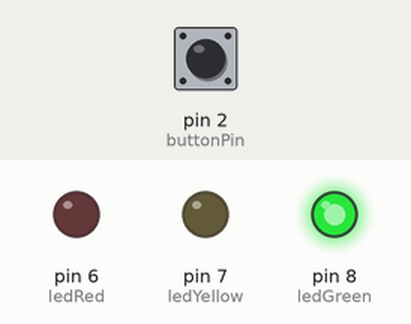
Simulated run of this sketch. Board: Arduino Uno, built with avr-gcc and run on an emulated ATmega328P. Parts: output pins drawn as LEDs (lit = HIGH). Dashed ring = blinking. Inputs (shaded band) come from the test bench; at power-on: pin 2 (buttonPin) HIGH. What the sketch prints to the serial monitor is not drawn.

Above: at 1.2 s.
1.3 s: pin 2 (buttonPin) pulled LOW for 0.15 s
At 2.1 s:
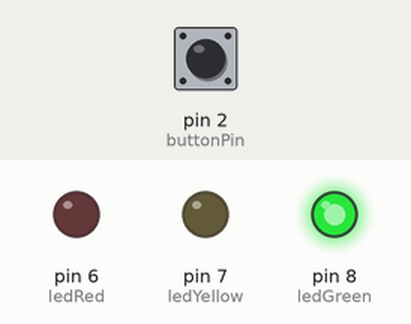
2.9 s: pin 2 (buttonPin) pulled LOW for 3.2 s
At 7.2 s:
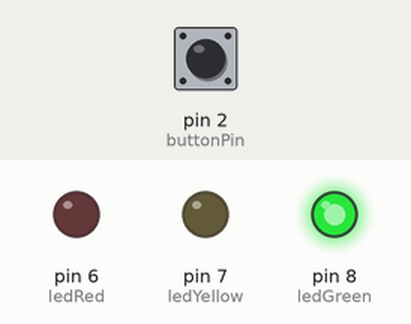
7.6 s: pin 2 (buttonPin) pulsed LOW 5 times (0.12 s each, 0.3 s apart)
At 8.0 s:
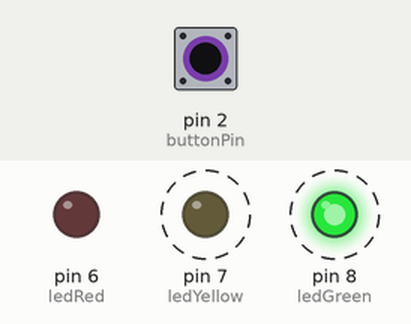
Timing chart, 0 to 10.6 s (numbered marks = the images above; inputs shaded):
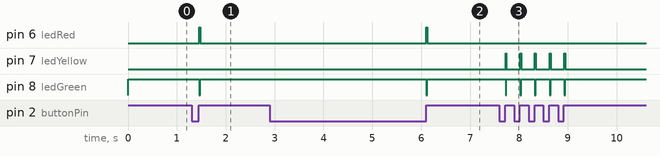

Measured:
- after the input at 1.3 s, pin 6 (ledRed): LOW → HIGH after 0.16 s, → LOW 0.02 s later; pin 8 (ledGreen): HIGH → LOW after 0.16 s, → HIGH 0.02 s later
- after the input at 2.9 s, pin 6 (ledRed): LOW → HIGH after 3.2 s, → LOW 0.02 s later; pin 8 (ledGreen): HIGH → LOW after 3.2 s, → HIGH 0.02 s later
- after the input at 7.6 s, pin 7 (ledYellow): alternates HIGH for 0.02 s and LOW for 0.28 s, 10 changes in all, then stays LOW, starting after 0.13 s; pin 8 (ledGreen): alternates HIGH for 0.28 s and LOW for 0.02 s, 10 changes in all, then stays HIGH, starting after 0.13 s

The sketch:

Arduino_morse.ino
```cpp
const int ledGreen = 8;           // Indicates break
const int ledYellow = 7;           // Indicates dot
const int ledRed = 6;             // Indicates dash
const int buttonPin = 2;          // button

// Variables will change:
int buttonState;             // the current reading from the input pin
int lastButtonState = HIGH;   // the previous reading from the input pin

int startSym = 0;
int endSym = 0;
int pauseTime = 0;
int message = 0;
int pressedTime = 0;

int T = 150;

//-----------------SETUP---------------------------------------

void setup(){
  pinMode( ledGreen, OUTPUT );    // Pin 8 is an output
  pinMode( ledYellow, OUTPUT );    // Pin 7 is an output
  pinMode( ledRed, OUTPUT );    // Pin 6 is an output
  pinMode( buttonPin, INPUT);   // Takes in values from button
  Serial.begin(9600);            // Important for port output

  endSym = millis();

  digitalWrite(ledGreen, HIGH); // set initial LED state
  digitalWrite(ledYellow, LOW); // set initial LED state
  digitalWrite(ledRed, LOW); // set initial LED state
}


//--------------------- morse--------------------------

void morse(){
  if (buttonState == LOW){

    startSym = millis();
    pauseTime = startSym - endSym;


    //digitalWrite(ledGreen, HIGH);
    //digitalWrite(ledYellow, LOW);
    //digitalWrite(ledRed, LOW);

    //Short pause
    //if (pauseTime <= T) {
    //  message = 3;
    //}
    //Medium pause
      if (pauseTime > 2*T && pauseTime <= 3*T) {
      message = 3;
      }
    //Long pause
    if (pauseTime > 3*T) {
      message = 4;
    }

  }

  else{
    digitalWrite(ledGreen, LOW);

    endSym = millis();
    pressedTime = endSym - startSym;

    //Short press - dot
    if(pressedTime<=T){
      digitalWrite(ledGreen, LOW);
      digitalWrite(ledYellow, HIGH);
      digitalWrite(ledRed, LOW);

      message = 1;
    };

    //Long press - dash
    if(pressedTime>T){
      digitalWrite(ledGreen, LOW);
      digitalWrite(ledYellow, LOW);
      digitalWrite(ledRed, HIGH);

      message = 2;
    }

    delay(20);

    digitalWrite(ledGreen, HIGH);
    digitalWrite(ledYellow, LOW);
    digitalWrite(ledRed, LOW);

  }

  Serial.print(message);
}

//--------- Loop-----------------------------------------------
void loop(){
 buttonState = digitalRead(buttonPin);

  if (buttonState != lastButtonState) {
    morse();
  }

  delay(20);    //Debounce

  lastButtonState = buttonState;

}
```
